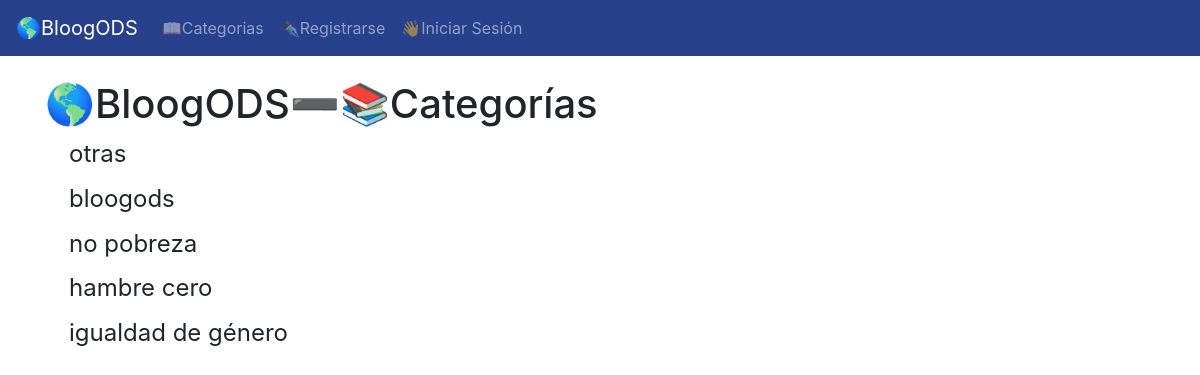
The page /category-list/ on the database its author committed.
### theblog/models.py (models this page shows, shortened)
class Category(models.Model):
    name = models.CharField(max_length=255)
    def __str__(self):
        return self.name

### theblog/views.py (the view)
# urls.py: path('category-list/', CategoryListView, name='category-list'),
def CategoryListView(request):
    cat_menu_list = Category.objects.all()
    return render(request, 'category_list.html', {'cat_menu_list':cat_menu_list})

### theblog/templates/category_list.html (shortened to what this page needs)
{% extends 'base.html' %}
{% block content %}
    <h1>🌎BloogODS➖📚Categorías</h1>
        {% for item in cat_menu_list %}
            <h4><a class="dropdown-item" href="{% url 'category' item|slugify %}">{{item}}</a></h4>
        {% endfor %}
{% endblock  %}

### rows shown on the page
Category: name "otras"
Category: name "bloogods"
Category: name "no pobreza"
Category: name "hambre cero"
Category: name "igualdad de género"
